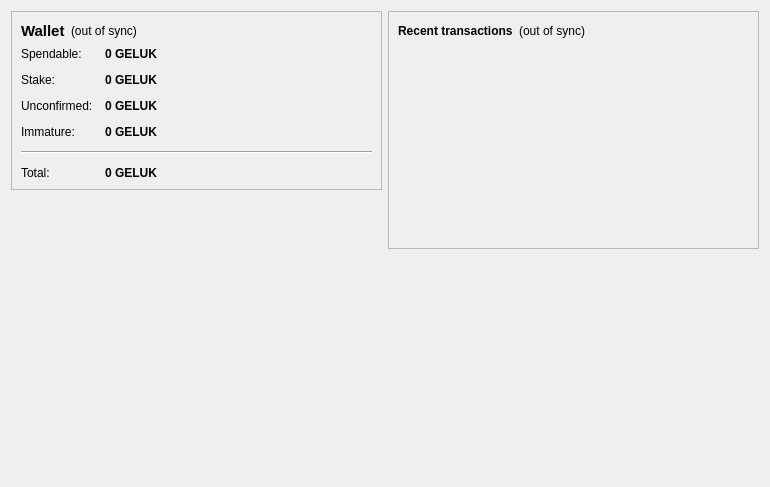
<?xml version="1.0" encoding="UTF-8"?>
<ui version="4.0">
 <class>OverviewPage</class>
 <widget class="QWidget" name="OverviewPage">
  <property name="geometry">
   <rect>
    <x>0</x>
    <y>0</y>
    <width>770</width>
    <height>487</height>
   </rect>
  </property>
  <property name="windowTitle">
   <string>Form</string>
  </property>
  <layout class="QHBoxLayout" name="horizontalLayout" stretch="1,1">
   <item>
    <layout class="QVBoxLayout" name="verticalLayout_2">
     <item>
      <widget class="QFrame" name="frame">
       <property name="frameShape">
        <enum>QFrame::StyledPanel</enum>
       </property>
       <property name="frameShadow">
        <enum>QFrame::Raised</enum>
       </property>
       <layout class="QVBoxLayout" name="verticalLayout_4">
        <item>
         <layout class="QHBoxLayout" name="horizontalLayout_4">
          <item>
           <widget class="QLabel" name="label_5">
            <property name="font">
             <font>
              <pointsize>11</pointsize>
              <weight>75</weight>
              <bold>true</bold>
             </font>
            </property>
            <property name="text">
             <string>Wallet</string>
            </property>
           </widget>
          </item>
          <item>
           <widget class="QLabel" name="labelWalletStatus">
            <property name="toolTip">
             <string>The displayed information may be out of date. Your wallet automatically synchronizes with the geluk network after a connection is established, but this process has not completed yet.</string>
            </property>
            <property name="styleSheet">
             <string notr="true"/>
            </property>
            <property name="text">
             <string notr="true">(out of sync)</string>
            </property>
            <property name="alignment">
             <set>Qt::AlignLeading|Qt::AlignLeft|Qt::AlignVCenter</set>
            </property>
           </widget>
          </item>
          <item>
           <spacer name="horizontalSpacer_2">
            <property name="orientation">
             <enum>Qt::Horizontal</enum>
            </property>
            <property name="sizeHint" stdset="0">
             <size>
              <width>40</width>
              <height>20</height>
             </size>
            </property>
           </spacer>
          </item>
         </layout>
        </item>
        <item>
         <layout class="QFormLayout" name="formLayout_2">
          <property name="fieldGrowthPolicy">
           <enum>QFormLayout::AllNonFixedFieldsGrow</enum>
          </property>
          <property name="horizontalSpacing">
           <number>12</number>
          </property>
          <property name="verticalSpacing">
           <number>12</number>
          </property>
          <item row="0" column="0">
           <widget class="QLabel" name="label">
            <property name="text">
             <string>Spendable:</string>
            </property>
           </widget>
          </item>
          <item row="0" column="1">
           <widget class="QLabel" name="labelBalance">
            <property name="font">
             <font>
              <weight>75</weight>
              <bold>true</bold>
             </font>
            </property>
            <property name="cursor">
             <cursorShape>IBeamCursor</cursorShape>
            </property>
            <property name="toolTip">
             <string>Your current spendable balance</string>
            </property>
            <property name="text">
             <string notr="true">0 GELUK</string>
            </property>
            <property name="textInteractionFlags">
             <set>Qt::LinksAccessibleByMouse|Qt::TextSelectableByKeyboard|Qt::TextSelectableByMouse</set>
            </property>
           </widget>
          </item>
          <item row="1" column="0">
           <widget class="QLabel" name="label_6">
            <property name="text">
             <string>Stake:</string>
            </property>
           </widget>
          </item>
          <item row="1" column="1">
           <widget class="QLabel" name="labelStake">
            <property name="font">
             <font>
              <weight>75</weight>
              <bold>true</bold>
             </font>
            </property>
            <property name="cursor">
             <cursorShape>IBeamCursor</cursorShape>
            </property>
            <property name="toolTip">
             <string>Total of coins that was staked, and do not yet count toward the current balance</string>
            </property>
            <property name="text">
             <string notr="true">0 GELUK</string>
            </property>
            <property name="textInteractionFlags">
             <set>Qt::LinksAccessibleByMouse|Qt::TextSelectableByKeyboard|Qt::TextSelectableByMouse</set>
            </property>
           </widget>
          </item>
          <item row="2" column="0">
           <widget class="QLabel" name="label_3">
            <property name="text">
             <string>Unconfirmed:</string>
            </property>
           </widget>
          </item>
          <item row="2" column="1">
           <widget class="QLabel" name="labelUnconfirmed">
            <property name="font">
             <font>
              <weight>75</weight>
              <bold>true</bold>
             </font>
            </property>
            <property name="cursor">
             <cursorShape>IBeamCursor</cursorShape>
            </property>
            <property name="toolTip">
             <string>Total of transactions that have yet to be confirmed, and do not yet count toward the current balance</string>
            </property>
            <property name="text">
             <string notr="true">0 GELUK</string>
            </property>
            <property name="textInteractionFlags">
             <set>Qt::LinksAccessibleByMouse|Qt::TextSelectableByKeyboard|Qt::TextSelectableByMouse</set>
            </property>
           </widget>
          </item>
          <item row="3" column="0">
           <widget class="QLabel" name="labelImmatureText">
            <property name="text">
             <string>Immature:</string>
            </property>
           </widget>
          </item>
          <item row="3" column="1">
           <widget class="QLabel" name="labelImmature">
            <property name="font">
             <font>
              <weight>75</weight>
              <bold>true</bold>
             </font>
            </property>
            <property name="toolTip">
             <string>Mined balance that has not yet matured</string>
            </property>
            <property name="text">
             <string notr="true">0 GELUK</string>
            </property>
            <property name="textInteractionFlags">
             <set>Qt::LinksAccessibleByMouse|Qt::TextSelectableByKeyboard|Qt::TextSelectableByMouse</set>
            </property>
           </widget>
          </item>
          <item row="4" column="0" colspan="2">
           <widget class="Line" name="line">
            <property name="orientation">
             <enum>Qt::Horizontal</enum>
            </property>
           </widget>
          </item>
          <item row="5" column="0">
           <widget class="QLabel" name="labelTotalText">
            <property name="text">
             <string>Total:</string>
            </property>
           </widget>
          </item>
          <item row="5" column="1">
           <widget class="QLabel" name="labelTotal">
            <property name="font">
             <font>
              <weight>75</weight>
              <bold>true</bold>
             </font>
            </property>
            <property name="cursor">
             <cursorShape>IBeamCursor</cursorShape>
            </property>
            <property name="toolTip">
             <string>Your current total balance</string>
            </property>
            <property name="text">
             <string notr="true">0 GELUK</string>
            </property>
            <property name="textInteractionFlags">
             <set>Qt::LinksAccessibleByMouse|Qt::TextSelectableByKeyboard|Qt::TextSelectableByMouse</set>
            </property>
           </widget>
          </item>
         </layout>
        </item>
       </layout>
      </widget>
     </item>
     <item>
      <spacer name="verticalSpacer">
       <property name="orientation">
        <enum>Qt::Vertical</enum>
       </property>
       <property name="sizeHint" stdset="0">
        <size>
         <width>20</width>
         <height>40</height>
        </size>
       </property>
      </spacer>
     </item>
     <item>
      <widget class="QLabel" name="label_2">
       <property name="autoFillBackground">
        <bool>true</bool>
       </property>
       <property name="text">
        <string/>
       </property>
       <property name="pixmap">
        <pixmap resource="../bitcoin.qrc">:/icons/mastbg</pixmap>
       </property>
       <property name="scaledContents">
        <bool>false</bool>
       </property>
       <property name="alignment">
        <set>Qt::AlignCenter</set>
       </property>
       <property name="margin">
        <number>0</number>
       </property>
      </widget>
     </item>
    </layout>
   </item>
   <item>
    <layout class="QVBoxLayout" name="verticalLayout_3">
     <item>
      <widget class="QFrame" name="frame_2">
       <property name="frameShape">
        <enum>QFrame::StyledPanel</enum>
       </property>
       <property name="frameShadow">
        <enum>QFrame::Raised</enum>
       </property>
       <layout class="QVBoxLayout" name="verticalLayout">
        <item>
         <layout class="QHBoxLayout" name="horizontalLayout_2">
          <item>
           <widget class="QLabel" name="label_4">
            <property name="text">
             <string>&lt;b&gt;Recent transactions&lt;/b&gt;</string>
            </property>
           </widget>
          </item>
          <item>
           <widget class="QLabel" name="labelTransactionsStatus">
            <property name="toolTip">
             <string>The displayed information may be out of date. Your wallet automatically synchronizes with the geluk network after a connection is established, but this process has not completed yet.</string>
            </property>
            <property name="styleSheet">
             <string notr="true"/>
            </property>
            <property name="text">
             <string notr="true">(out of sync)</string>
            </property>
            <property name="alignment">
             <set>Qt::AlignRight|Qt::AlignTrailing|Qt::AlignVCenter</set>
            </property>
           </widget>
          </item>
          <item>
           <spacer name="horizontalSpacer">
            <property name="orientation">
             <enum>Qt::Horizontal</enum>
            </property>
            <property name="sizeHint" stdset="0">
             <size>
              <width>40</width>
              <height>20</height>
             </size>
            </property>
           </spacer>
          </item>
         </layout>
        </item>
        <item>
         <widget class="QListView" name="listTransactions">
          <property name="styleSheet">
           <string notr="true">QListView { background: transparent; }</string>
          </property>
          <property name="frameShape">
           <enum>QFrame::NoFrame</enum>
          </property>
          <property name="verticalScrollBarPolicy">
           <enum>Qt::ScrollBarAlwaysOff</enum>
          </property>
          <property name="horizontalScrollBarPolicy">
           <enum>Qt::ScrollBarAlwaysOff</enum>
          </property>
          <property name="selectionMode">
           <enum>QAbstractItemView::NoSelection</enum>
          </property>
         </widget>
        </item>
       </layout>
      </widget>
     </item>
     <item>
      <spacer name="verticalSpacer_2">
       <property name="orientation">
        <enum>Qt::Vertical</enum>
       </property>
       <property name="sizeHint" stdset="0">
        <size>
         <width>20</width>
         <height>40</height>
        </size>
       </property>
      </spacer>
     </item>
    </layout>
   </item>
  </layout>
 </widget>
 <resources>
  <include location="../bitcoin.qrc"/>
 </resources>
 <connections/>
</ui>
